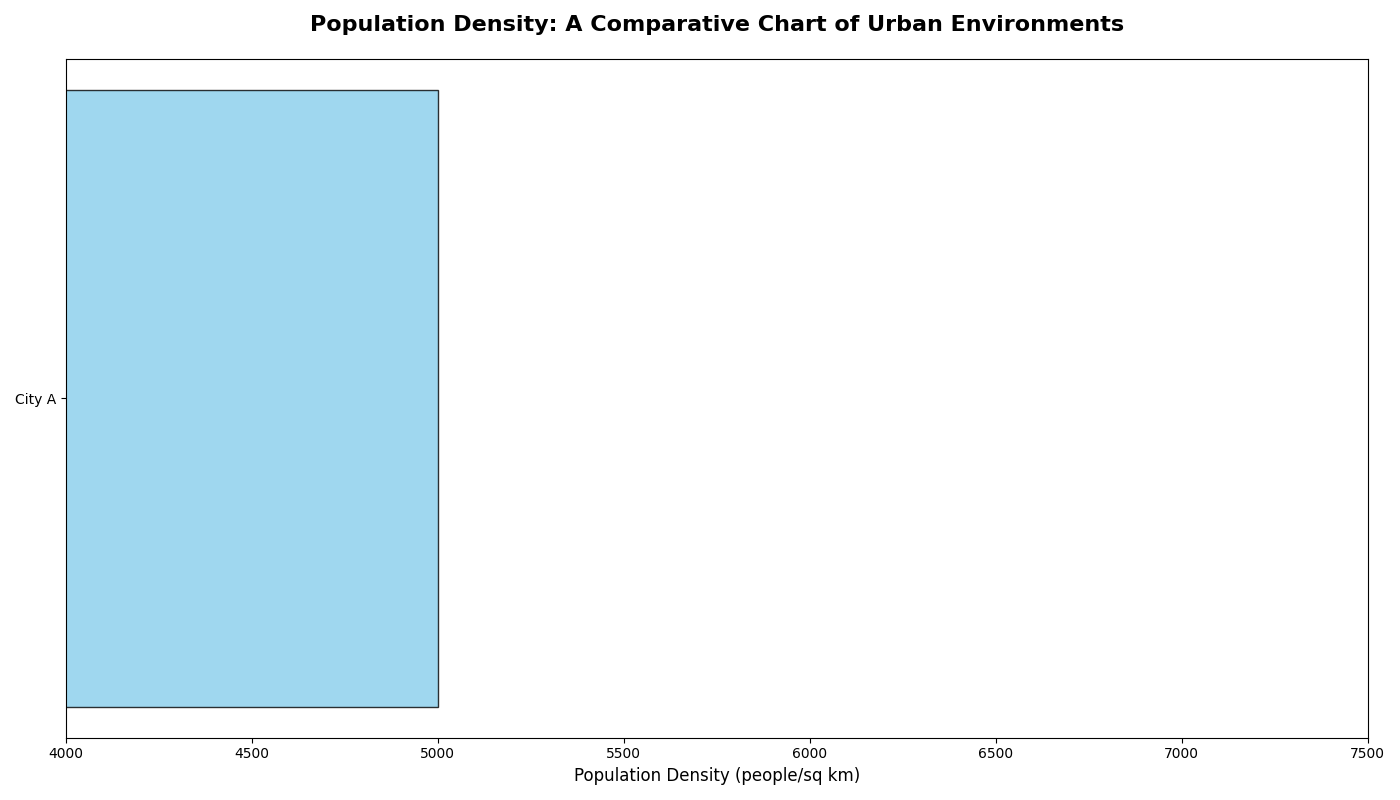

Write the Python code that produced this figure.
import matplotlib.pyplot as plt

# Data for a single city
cities = ['City A']
population_density = [5000]

fig, ax = plt.subplots(figsize=(14, 8))

# Plotting horizontal density bar plot
ax.barh(cities, population_density, color='skyblue', edgecolor='black', alpha=0.8)

ax.set_title("Population Density: A Comparative Chart of Urban Environments", fontsize=16, fontweight='bold', pad=20)
ax.set_xlabel('Population Density (people/sq km)', fontsize=12)

plt.xlim(4000, 7500)

plt.tight_layout()
plt.show()
